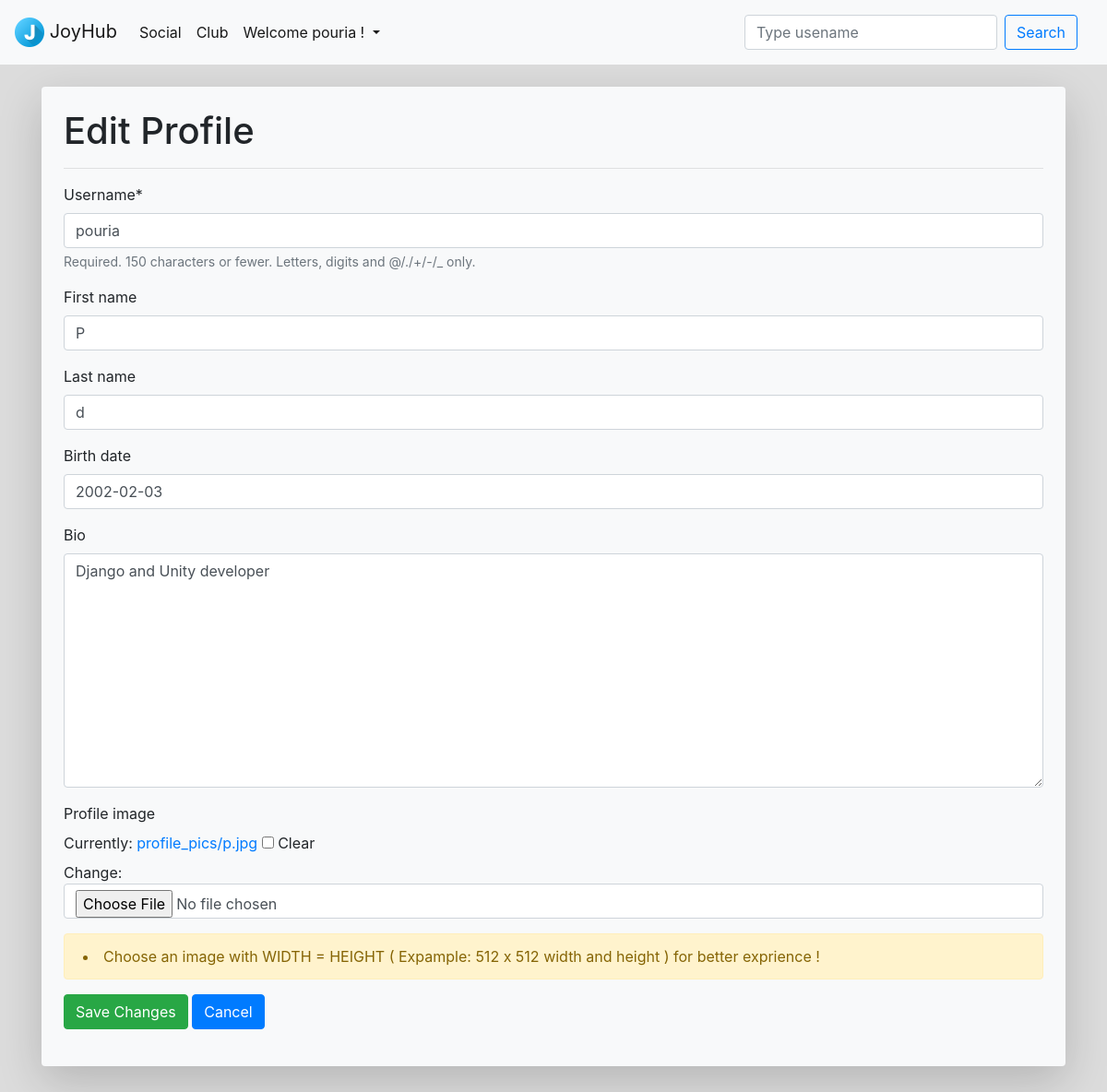
Before: /members/edit_profile/ (signed in) with the older database file.
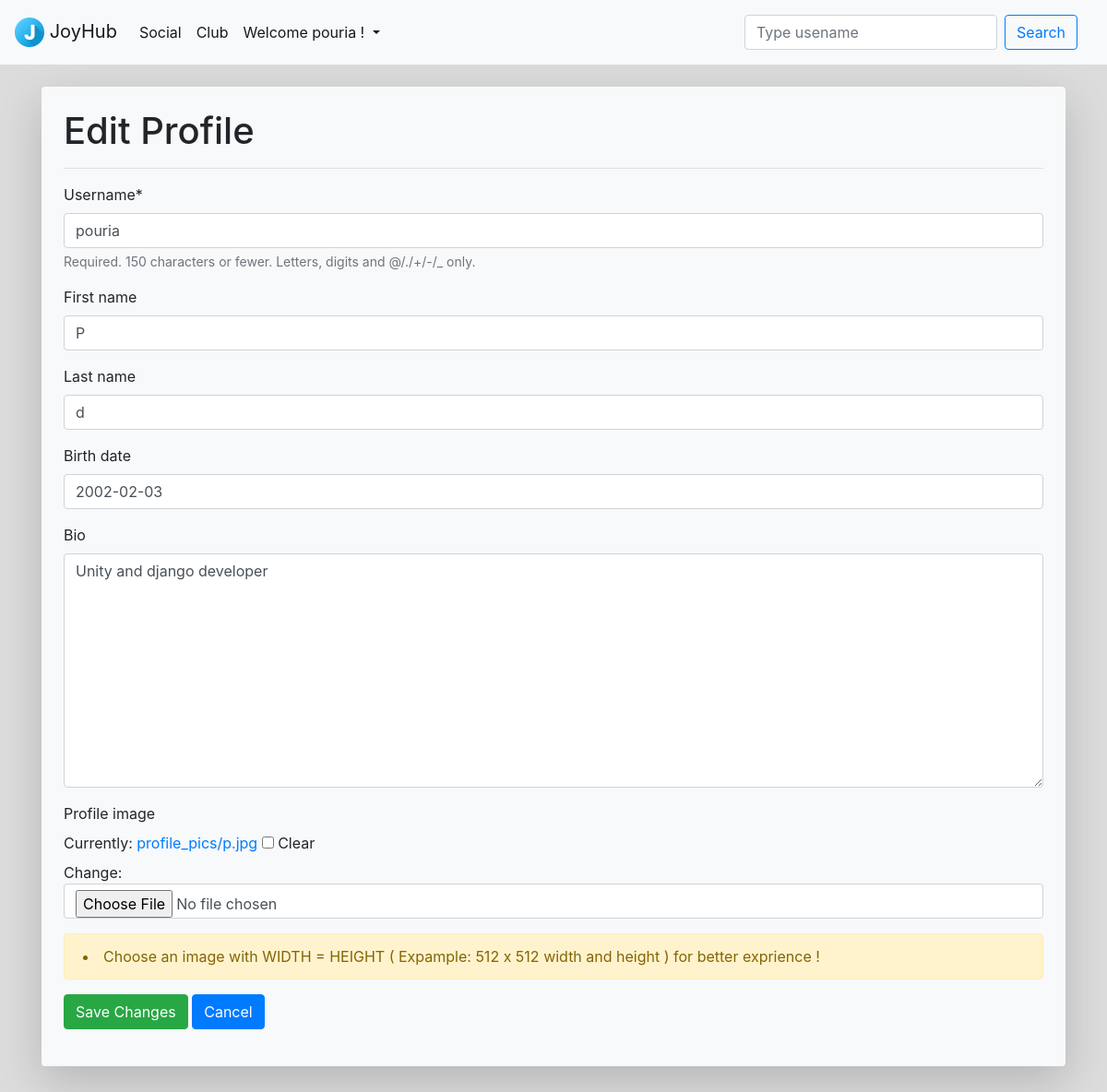
After: the same page with the newer database file.
### members/models.py (models this page shows, shortened)
class UserProfile(models.Model):
    user = models.OneToOneField(User, on_delete=models.CASCADE)
    profile_image = models.ImageField(default='default.png', upload_to='profile_pics', null=True, blank=True)
    bio = models.TextField(max_length=150, null=True, blank=True)
    birth_date = models.DateField(max_length=8, null=True, blank=True)
    last_update = models.DateTimeField(auto_now=True, null=True, blank=True)
    created_at = models.DateTimeField(auto_now_add=True, null=True, blank=True)
    class Meta:
        ordering = ['id']

### members/views.py (the view, shortened to what this page needs)
# urls.py: path('edit_profile/', ProfileUpdateView.as_view(), name='edit_profile'),  # Edit users profile
class ProfileUpdateView(LoginRequiredMixin, TemplateView):
    user_form = UserForm
    profile_form = ProfileForm
    template_name = 'members/edit_profile.html'
    success_url = reverse_lazy('profile')
    def post(self, request):
        post_data = request.POST or None
        file_data = request.FILES or None
        user_form = UserForm(post_data, instance=request.user)
        profile_form = ProfileForm(post_data, file_data, instance=request.user.userprofile)
        if user_form.is_valid() and profile_form.is_valid():
            user_form.save()
            profile_form.save()
            messages.success(request, "Your Profile Was Updated Successfully !")
            return redirect(reverse_lazy('profile'))
        context = self.get_context_data(user_form=user_form, profile_form=profile_form)
        return self.render_to_response(context)
    def get(self, request, *args, **kwargs):
        return self.post(request, *args, **kwargs)

### members/forms.py
class UserForm(forms.ModelForm):
    class Meta:
        model = User
        fields = ('username', 'first_name', 'last_name')
    def __init__(self, *args, **kwargs):
        super(UserForm, self).__init__(*args, **kwargs)
        self.fields['first_name'].widget.attrs['class'] = 'form-control'
        self.fields['first_name'].widget.attrs['placeholder'] = 'first name'
        self.fields['last_name'].widget.attrs['class'] = 'form-control'
        self.fields['last_name'].widget.attrs['placeholder'] = 'last name'

class ProfileForm(forms.ModelForm):
    class Meta:
        model = UserProfile
        fields = ['birth_date', 'bio', 'profile_image']
    def __init__(self, *args, **kwargs):
        super(ProfileForm, self).__init__(*args, **kwargs)
        self.fields['birth_date'].widget.attrs['class'] = 'form-control'
        self.fields['birth_date'].widget.attrs['placeholder'] = 'Birth date, Example : (2002-02-03)'
        self.fields['bio'].widget.attrs['class'] = 'form-control'
        self.fields['bio'].widget.attrs['placeholder'] = 'Tell to the world who you really are !'
        self.fields['profile_image'].widget.attrs['class'] = 'form-control'

### members/templates/members/edit_profile.html (shortened to what this page needs)
{% extends 'home/base.html' %}
{% load crispy_forms_tags %}
{% load static %}
{% block content %}
    <body>
        <div class="shadow-lg p-4 mb-5 bg-light rounded">
            <h1>Edit Profile</h1>
            <hr>
            <div class="form-group">
                <form method="POST" enctype="multipart/form-data">
                    {{ user_form | crispy }}
                    {{ profile_form | crispy }}
                    <div class="alert alert-warning">
                        <li>Choose an image with WIDTH = HEIGHT ( Expample: 512 x 512 width and height ) for better exprience !</li>
                    </div>
                    <button class="btn btn-success" id="SaveChanges">Save Changes</button>
                    <a class="btn btn-primary" href="{% url 'profile' %}" role="button">Cancel</a>
                </form>
            </div>
        </div>
    </body>
{% endblock %}

Changed rows visible on the page:
changed UserProfile: bio "Django and Unity developer" → "Unity and django developer"
